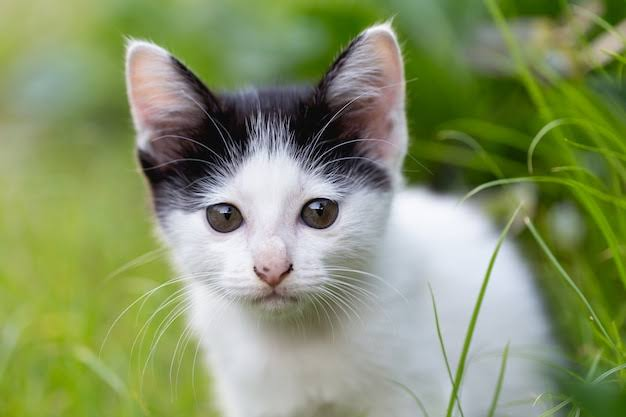
#> input picture images.jpg, 626 x 417 px
$ python lab_03.py
#> lines starting #> are read from the running program, lines starting #| are printed output that depends on the picture
#Write a MATLAB/Python program to read an image and perform convolution with 3X3
#mask.
import cv2
import numpy as np
import matplotlib.pyplot as plt

# Read image
image = cv2.imread("images.jpg", cv2.IMREAD_GRAYSCALE)
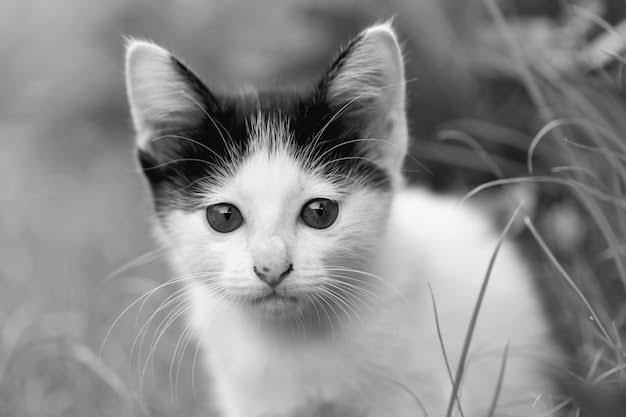
#> image: shape (417, 626); min 0, max 253, mean 138.9

# 3x3 mask
mask = np.array([
    [-1, -1, -1],
    [-1,  8, -1],
    [-1, -1, -1]
])

# Get image dimensions
rows, cols = image.shape
#> rows = 417; cols = 626

# Create output image
output = np.zeros((rows, cols), dtype=np.float32)

# Perform convolution manually
for i in range(1, rows - 1):
    for j in range(1, cols - 1):
        region = image[i-1:i+2, j-1:j+2]
        output[i, j] = np.sum(region * mask)
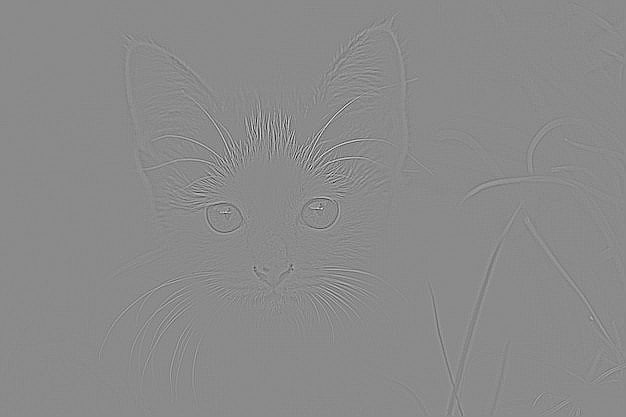
#> output: shape (417, 626) float32; min -973, max 814, mean 0; drawn with min black and max white

# Normalize result for display
output = cv2.normalize(
    output,
    None,
    0,
    255,
    cv2.NORM_MINMAX
).astype(np.uint8)

# Display
plt.figure(figsize=(10, 4))

plt.subplot(1, 2, 1)
plt.imshow(image, cmap="gray")
plt.title("Original Image")
plt.axis("off")

plt.subplot(1, 2, 2)
plt.imshow(output, cmap="gray")
plt.title("After 3x3 Convolution")
plt.axis("off")

plt.tight_layout()
plt.show()
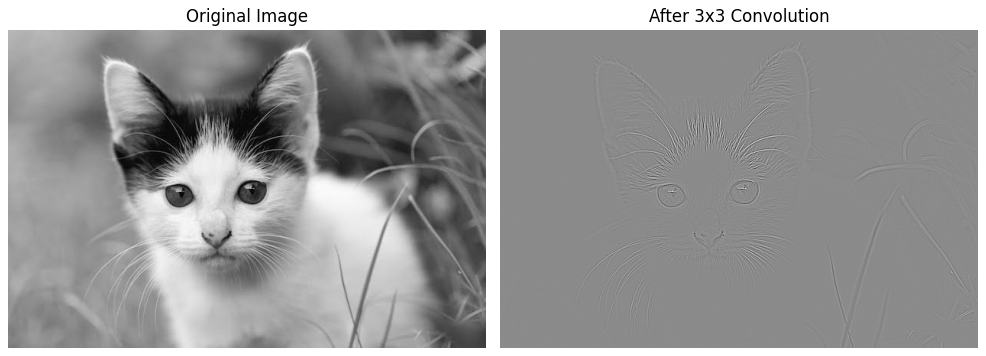
#> figure drawn by matplotlib, 2 panels

$ run again, with char.jpg copied over images.jpg
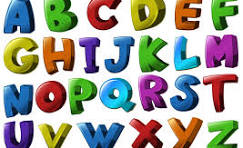
#> input picture char.jpg, 243 x 148 px
#> after the loop `for i in range(1, rows - 1):`:
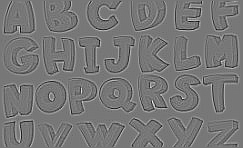
#> output: shape (148, 243) float32; min -1032, max 1166, mean -0.1; drawn with min black and max white
#> `plt.show()`:
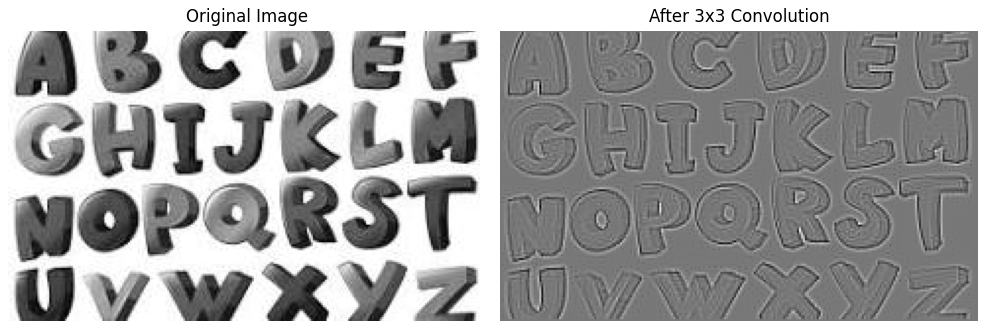
#> figure drawn by matplotlib, 2 panels

$ run again, with image.jpg copied over images.jpg
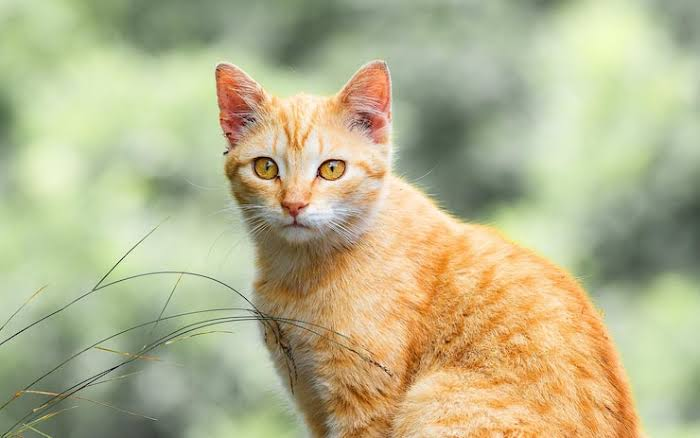
#> input picture image.jpg, 700 x 438 px
#> after the loop `for i in range(1, rows - 1):`:
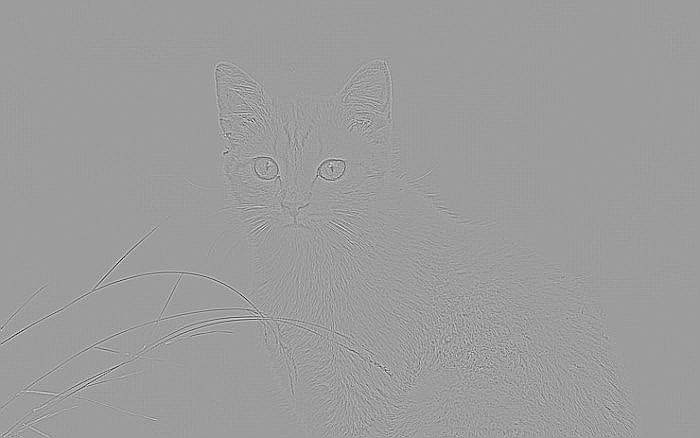
#> output: shape (438, 700) float32; min -1071, max 671, mean 0; drawn with min black and max white
#> `plt.show()`:
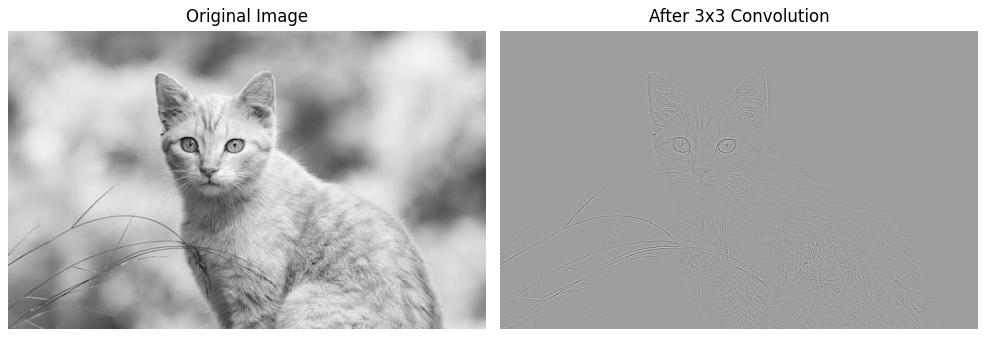
#> figure drawn by matplotlib, 2 panels
